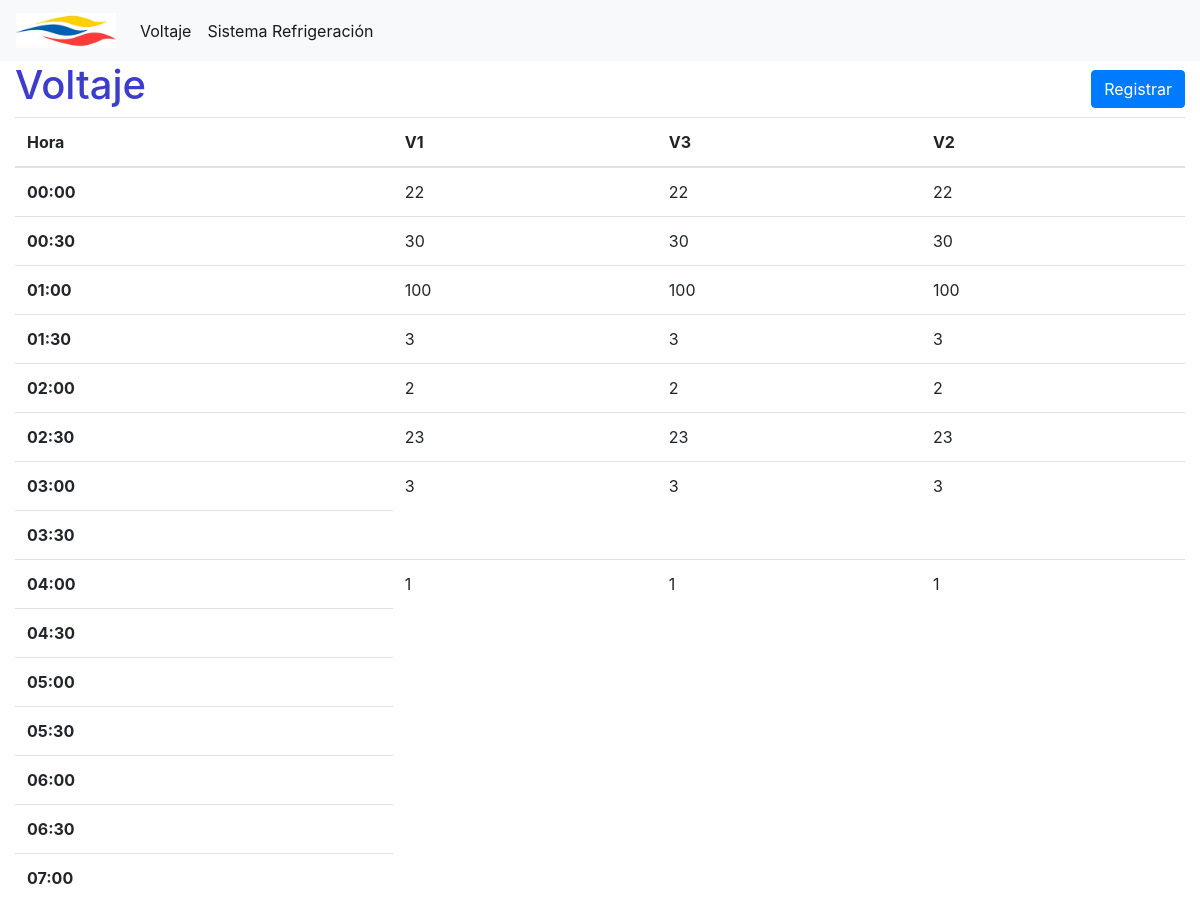
The app's page /voltaje (upper part), older data.
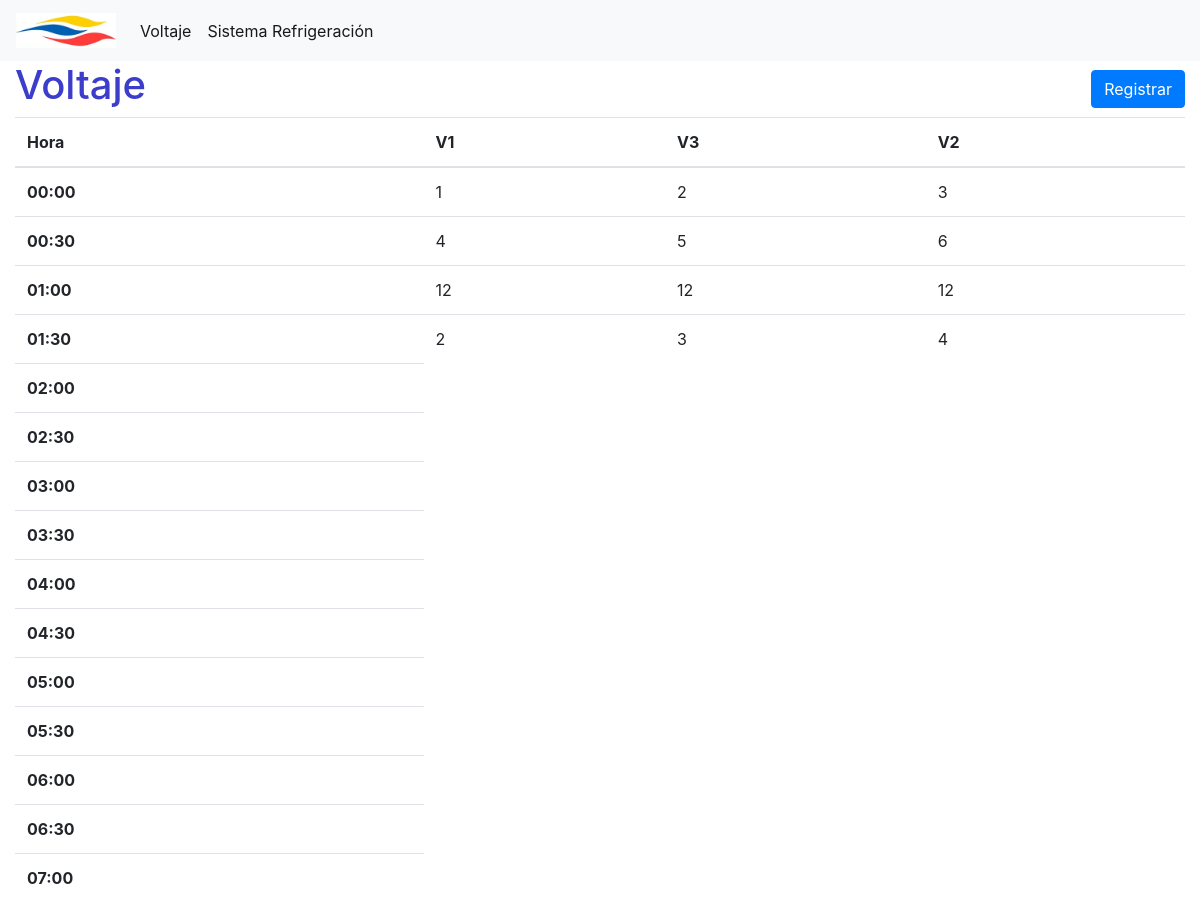
The same page, newer data.
### tables this page shows
CREATE TABLE voltajes(
    hora TEXT PRIMARY KEY,
    v1 INTEGER NOT NULL,
    v2 INTEGER NOT NULL,
    v3 INTEGER NOT NULL

);

### app.py (the view)
@app.route('/voltaje')
def voltaje():
    conn =  get_db_connection()
    voltajes =  conn.execute('SELECT * FROM voltajes').fetchall()
    horas =  conn.execute('SELECT hora FROM voltajes').fetchall()
    conn.close()
    hhmm = hh_mm()
    return render_template('voltaje.html', voltajes = voltajes, hhmm = hhmm, horas=horas)

### app.py (called while the page is built)
def get_db_connection():
    conn = sqlite3.connect('database.db')
    conn.row_factory = sqlite3.Row
    return conn

def hh_mm():
    hhmm = []
    for hh in range(24):
        if hh < 10:
            h = '0{}'.format(hh)
        else:
            h = hh
        hhmm.append('{}:00'.format(h))
        hhmm.append('{}:30'.format(h))
    return hhmm

### templates/voltaje.html (shortened to what this page needs)
{% extends 'base.html' %}
{% block content %}
    <div class="header-content">
        <h1>{% block title %} Voltaje {% endblock %} </h1>
        <a href="{{ url_for('create')}}">
            <button class="btn btn-primary">Registrar</button>
        </a>
    </div>
    <table class="table">
        <thead>
            <tr>
                <th scope="col">Hora</th>
                <th scope="col">V1</th>
                <th scope="col">V3</th>
                <th scope="col">V2</th>
            </tr>
        </thead>
        <tbody>
            {% for hm in hhmm %}
                <tr>
                    <th>{{hm}}</th>
                        {% for voltaje in voltajes %}
                            {% if voltaje['hora'] == hm %}
                            <td>{{ voltaje['v1'] }}</td>
                            <td>{{ voltaje['v2'] }}</td>
                            <td>{{ voltaje['v3'] }}</td>
                            {% endif %}
                        {% endfor %}
                </tr>
            {% endfor %}
        </tbody>
    </table>
{% endblock %}

Row changes from the older to the newer data that the page shows:
removed voltajes: v1 "2", v2 "2", v3 "2", shown under "02:00"
removed voltajes: v1 "23", v2 "23", v3 "23", shown under "02:30"
removed voltajes: v1 "3", v2 "3", v3 "3", shown under "03:00"
removed voltajes: v1 "1", v2 "1", v3 "1", shown under "04:00"
changed voltajes (number 1 of 4 on the later page): v1 "22" → "1"; v2 "22" → "2"; v3 "22" → "3"
changed voltajes (number 2 of 4 on the later page): v1 "30" → "4"; v2 "30" → "5"; v3 "30" → "6"
changed voltajes (number 3 of 4 on the later page): v1 "100" → "12"; v2 "100" → "12"; v3 "100" → "12"
changed voltajes (number 4 of 4 on the later page): v1 "3" → "2"; v3 "3" → "4"
